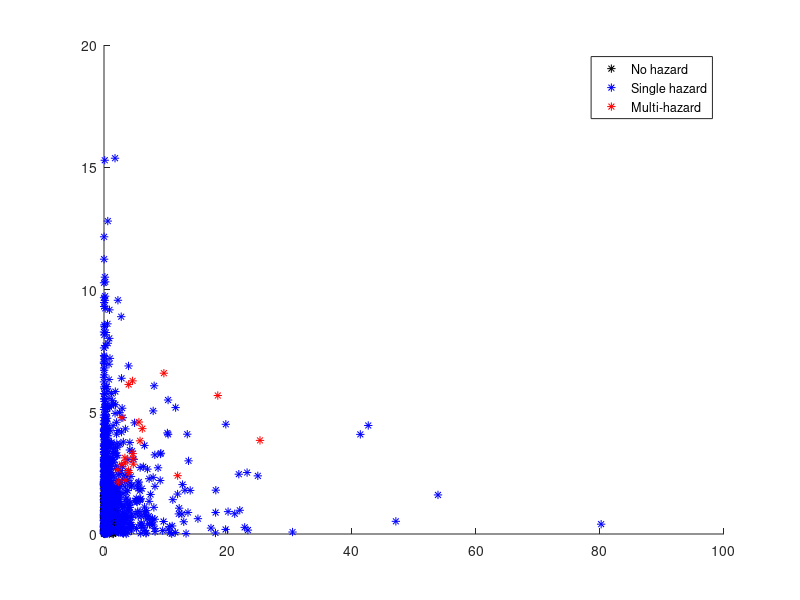

MATLAB code for this plot: (Note: this script raises an error after producing the figure.)
clear,clc
n = 1000;
X = wblrnd(1,0.5,[n,1]); [~,XI] = sort(X);
Y = gamrnd(1,2,[n,1]); [~,YI] = sort(Y);
Z = gamrnd(1,2,[n,1]);
%%
addpath '/Users/b4042552/Documents/MATLAB/hline_vline'
group = ones(size(X));
group(X<mean(X)&Y<mean(Y)&Z<mean(Z)) = 0;
group(X>=mean(X)&Y>=mean(Y)&Z>=mean(Z)) = 2;
gscatter(X,Y,group,'kbr','***')
legend('No hazard','Single hazard', 'Multi-hazard')
ax_h = gca;
Xrange = [0 mean(X)*2];
Yrange = [0 mean(Y)*2];
Zrange = [0 mean(Z)*2];
ax_h.XTick=Xrange;
ax_h.XTickLabel = {'',''};
ax_h.XLim = Xrange;
ax_h.YTick=Yrange;
ax_h.YTickLabel = {'',''};
ax_h.YLim = Yrange;
ax_h.ZTick=Zrange;
ax_h.ZTickLabel = {'',''};
ax_h.ZLim = Zrange;
hline(mean(Y),'r')
vline(mean(X),'r')
% print('HazardScenario','-djpeg','-r300')
